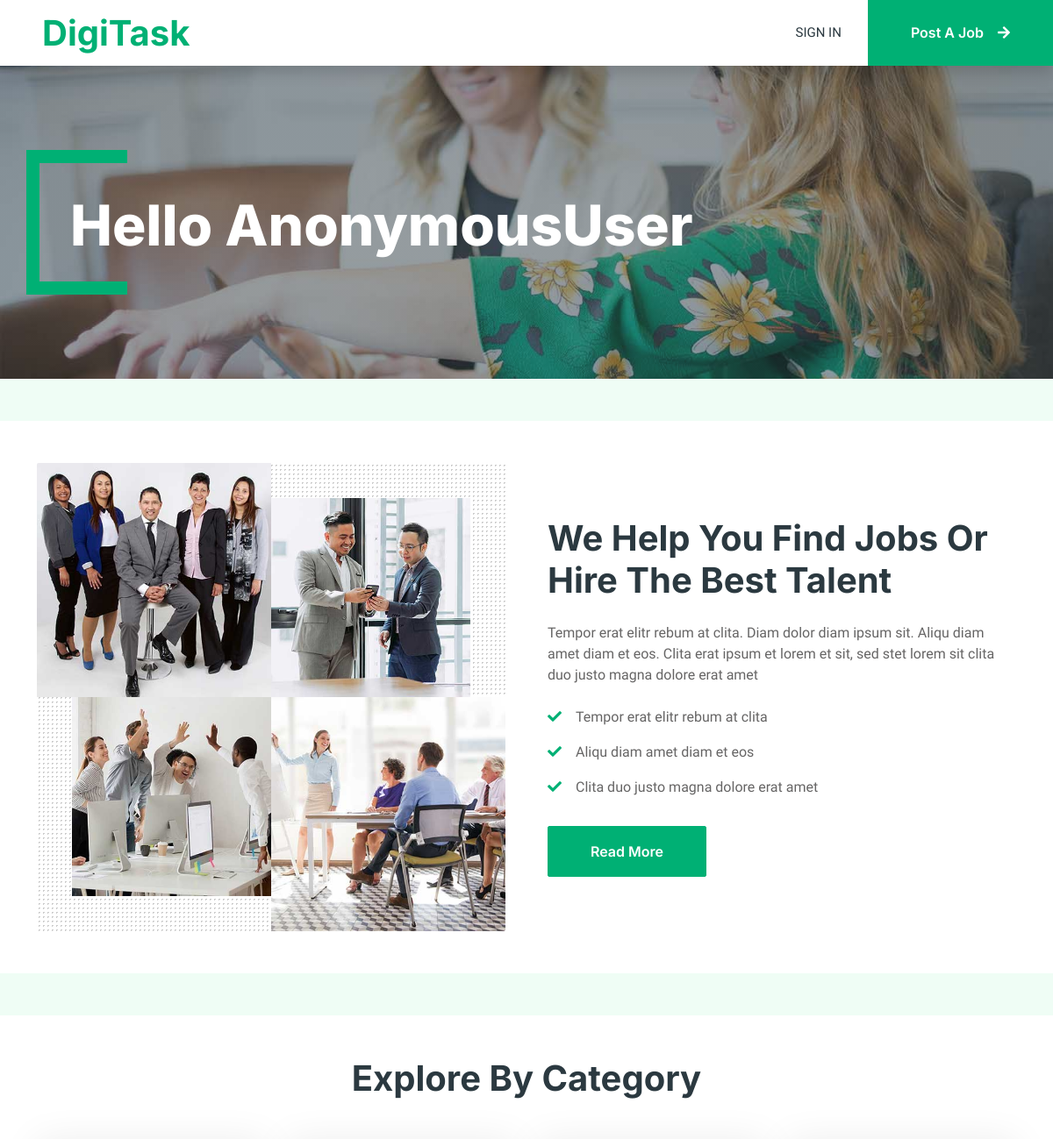
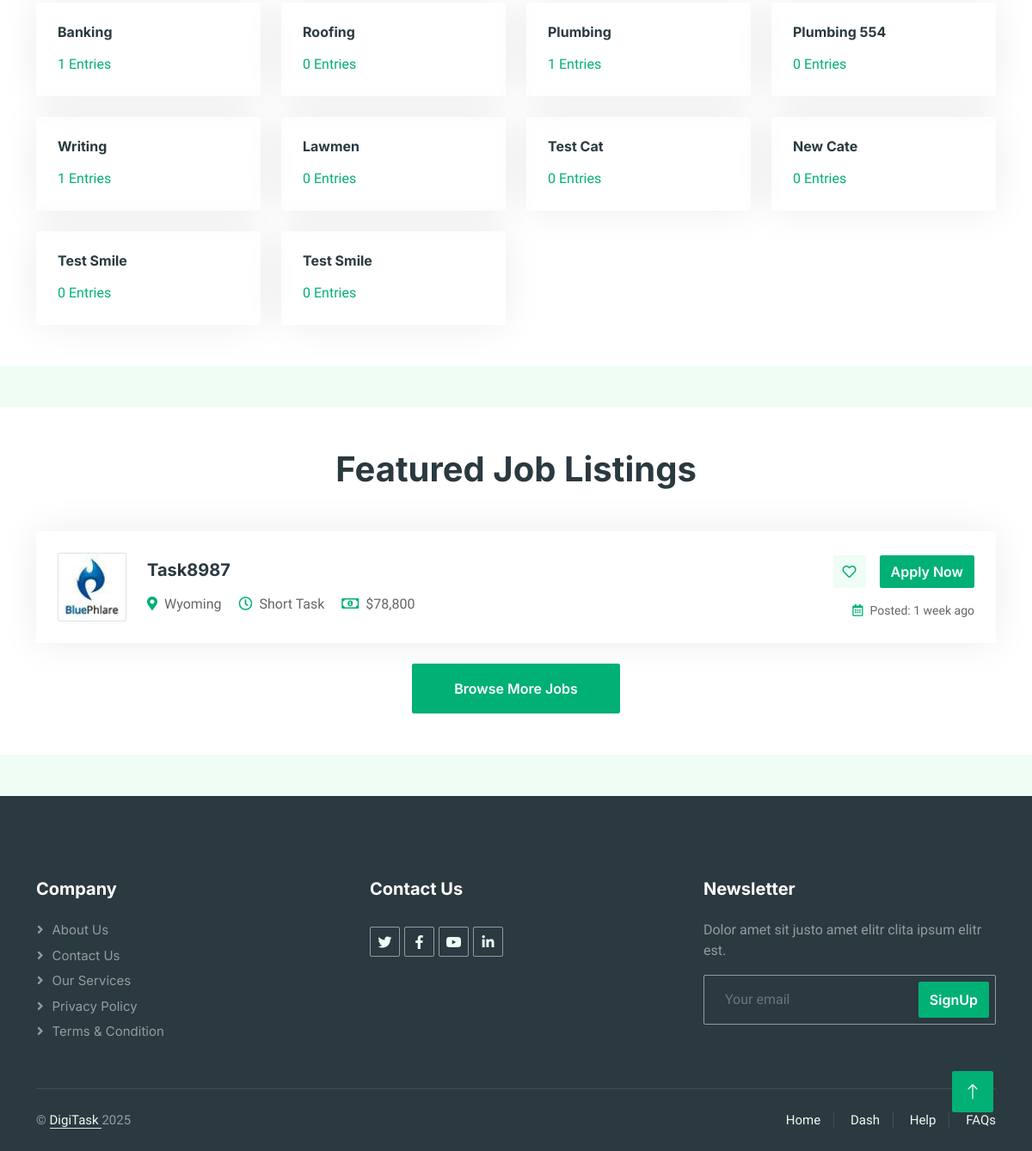
The page / on the database its author committed (2 pictures, top to bottom).
### dash/models.py (models this page shows, shortened)
class Category(models.Model):
    category = models.CharField(max_length=50)
    description = models.TextField(null=True, blank=True)
    create_date = models.DateTimeField(auto_now_add=True)

class Job_Listing(models.Model):
    created_by = models.ForeignKey(User, on_delete=models.CASCADE)
    job = models.CharField(max_length=50)
    category = models.ForeignKey(Category, on_delete=models.CASCADE)
    description = models.CharField(max_length=255)
    location = models.CharField(max_length=50)
    nature = models.ForeignKey(Nature, on_delete=models.SET_NULL, null=True)
    create_date = models.DateTimeField(auto_now_add=True)
    payment = models.IntegerField(null=True, blank=True)
    status = models.CharField(max_length=50, default="pending")
    tasker = models.ForeignKey(User, on_delete=models.CASCADE, null=True, blank=True, related_name="short_tasker")
    featured_status = models.BooleanField(default=False)

class Nature(models.Model):
    name = models.CharField(max_length=50)
    def __str__(self):
        return str(self.name)

### public/views.py (the view)
# urls.py: 2. Add a URL to urlpatterns:  path('', views.home, name='home')
def home(request):
    categories = Category.objects.annotate(
        posted_jobs_count = Count('job_listing', filter=Q(job_listing__status='posted'))
    )
    if request.user.is_authenticated:
        featured_jobs = Job_Listing.objects.exclude(created_by=request.user).filter(featured_status=True)
    else:
        featured_jobs = Job_Listing.objects.filter(featured_status=True)
    context = {'categories': categories, 'featured_jobs': featured_jobs}
    return render(request, 'public_home.html', context)

### templates/public_home.html (shortened to what this page needs)
{% load static %}
{% load humanize %}
<!DOCTYPE html>
<html lang="en">
<head>
    <link href="https://cdnjs.cloudflare.com/ajax/libs/font-awesome/5.10.0/css/all.min.css" rel="stylesheet">
    <link href="https://cdn.jsdelivr.net/npm/bootstrap-icons@1.4.1/font/bootstrap-icons.css" rel="stylesheet">
    <link href="{% static 'public_assets/lib/animate/animate.min.css' %}" rel="stylesheet">
    <link href="{% static 'public_assets/lib/owlcarousel/assets/owl.carousel.min.css' %}" rel="stylesheet">
    <link href="{% static 'public_assets/css/bootstrap.min.css' %}" rel="stylesheet">
    <link href="{% static 'public_assets/css/style.css' %}" rel="stylesheet">
</head>
<body>
    <div class="p-0">
        {% block main %}
        {% include 'public_components/nav.html' %}
        <div class="py-5 bg-dark page-header mb-5">
            <div class="container my-5 pt-5 pb-4">
                <h1 class="display-3 text-white mb-3 animated slideInDown">Hello {{ request.user }}</h1>
            </div>
        </div>
        <div class="container-xxl bg-white py-5  mb-5">
            <div class="container">
                <div class="row g-5 align-items-center">
                    <div class="col-lg-6 wow fadeIn" data-wow-delay="0.1s">
                        <div class="row g-0 about-bg rounded overflow-hidden">
                            <div class="col-6 text-start">
                                <img class="img-fluid w-100" src="{% static 'public_assets/img/about-1.jpg' %}">
                            </div>
                            <div class="col-6 text-start">
                                <img class="img-fluid" src="{% static 'public_assets/img/about-2.jpg' %}" style="width: 85%; margin-top: 15%;">
                            </div>
                            <div class="col-6 text-end">
                                <img class="img-fluid" src="{% static 'public_assets/img/about-3.jpg' %}" style="width: 85%;">
                            </div>
                            <div class="col-6 text-end">
                                <img class="img-fluid w-100" src="{% static 'public_assets/img/about-4.jpg' %}">
                            </div>
                        </div>
                    </div>
                    <div class="col-lg-6 wow fadeIn" data-wow-delay="0.5s">
                        <h1 class="mb-4">We Help You Find Jobs Or Hire The Best Talent</h1>
                        <p class="mb-4">Tempor erat elitr rebum at clita. Diam dolor diam ipsum sit. Aliqu diam amet diam et eos. Clita erat ipsum et lorem et sit, sed stet lorem sit clita duo justo magna dolore erat amet</p>
                        <p><i class="fa fa-check text-primary me-3"></i>Tempor erat elitr rebum at clita</p>
                        <p><i class="fa fa-check text-primary me-3"></i>Aliqu diam amet diam et eos</p>
                        <p><i class="fa fa-check text-primary me-3"></i>Clita duo justo magna dolore erat amet</p>
                        <a class="btn btn-primary py-3 px-5 mt-3" href="">Read More</a>
                    </div>
                </div>
            </div>
        </div>
        <div class="container-xxl py-5 bg-white mb-5">
            <div class="container">
                <h1 class="text-center mb-5 wow fadeInUp" data-wow-delay="0.1s">Explore By Category</h1>
                <div class="row g-4">
                    {% for category in categories %}
                    <div class="col-lg-3 col-sm-6 wow fadeInUp" data-wow-delay="0.7s">
                        <a class="cat-item rounded p-4" href="{% url 'job_listings' %}?q={{ category.category }}">
                            <h6 class="mb-3">{{ category.category|title }}</h6>
                            <p class="mb-0">{{ category.posted_jobs_count }} Entries</p>
                        </a>
                    </div>
                    {% endfor %}
                </div>
            </div>
        </div>
        <div class="container-xxl bg-white py-5  mb-5">
            <div class="container">
                <h1 class="text-center mb-5 wow fadeInUp" data-wow-delay="0.1s">Featured Job Listings</h1>
                <div class="tab-class text-center wow fadeInUp" data-wow-delay="0.3s">
                    <div class="tab-content">
                        <div id="tab-1" class="tab-pane fade show p-0 active">
                            {% for job in featured_jobs %}
                            <div class="job-item p-4 mb-4">
                                <div class="row g-4">
                                    <div class="col-sm-12 col-md-8 d-flex align-items-center">
                                        <img class="flex-shrink-0 img-fluid border rounded" src="{% static 'public_assets/img/com-logo-5.jpg' %}" alt="" style="width: 80px; height: 80px;">
                                        <div class="text-start ps-4">
                                            <h5 class="mb-3">{{ job.job|title }}</h5>
                                            <span class="text-truncate me-3"><i class="fa fa-map-marker-alt text-primary me-2"></i>{{ job.location|title }}</span>
                                            <span class="text-truncate me-3"><i class="far fa-clock text-primary me-2"></i>{{ job.nature }}</span>
                                            <span class="text-truncate me-0"><i class="far fa-money-bill-alt text-primary me-2"></i>${{ job.payment|intcomma }}</span>
                                        </div>
                                    </div>
                                    <div class="col-sm-12 col-md-4 d-flex flex-column align-items-start align-items-md-end justify-content-center">
                                        <div class="d-flex mb-3">
                                            <a class="btn btn-light btn-square me-3" href=""><i class="far fa-heart text-primary"></i></a>
                                            <a class="btn btn-primary" href="{% url 'job_details' job.id %}">Apply Now</a>
                                        </div>
                                        <small class="text-truncate"><i class="far fa-calendar-alt text-primary me-2"></i>Posted: {{ job.create_date|timesince }} ago</small>
                                    </div>
                                </div>
                            </div>
                            {% endfor %}
                            <a class="btn btn-primary py-3 px-5" href="{% url 'job_listings' %}">Browse More Jobs</a>
                        </div>
                    </div>
                </div>
            </div>
        </div>
        {% endblock %}
        <div class="container-fluid bg-dark text-white-50 footer pt-5 mt-5 wow fadeIn" data-wow-delay="0.1s">
            <div class="container py-5">
                <div class="row g-5">
                    <div class="col-lg-4 col-md-6">
                        <h5 class="text-white mb-4">Company</h5>
                        <a class="btn btn-link text-white-50" href="">About Us</a>
                        <a class="btn btn-link text-white-50" href="">Contact Us</a>
                        <a class="btn btn-link text-white-50" href="">Our Services</a>
                        <a class="btn btn-link text-white-50" href="">Privacy Policy</a>
                        <a class="btn btn-link text-white-50" href="">Terms & Condition</a>
                    </div>
                    <div class="col-lg-4 col-md-6">
                        <h5 class="text-white mb-4">Contact Us</h5>
                        <div class="d-flex pt-2">
                            <a class="btn btn-outline-light btn-social" href=""><i class="fab fa-twitter"></i></a>
                            <a class="btn btn-outline-light btn-social" href=""><i class="fab fa-facebook-f"></i></a>
                            <a class="btn btn-outline-light btn-social" href=""><i class="fab fa-youtube"></i></a>
                            <a class="btn btn-outline-light btn-social" href=""><i class="fab fa-linkedin-in"></i></a>
                        </div>
                    </div>
                    <div class="col-lg-4 col-md-6">
                        <h5 class="text-white mb-4">Newsletter</h5>
                        <p>Dolor amet sit justo amet elitr clita ipsum elitr est.</p>
                        <div class="position-relative mx-auto" style="max-width: 400px;">
                            <input class="form-control bg-transparent w-100 py-3 ps-4 pe-5" type="text" placeholder="Your email">
                            <button type="button" class="btn btn-primary py-2 position-absolute top-0 end-0 mt-2 me-2">SignUp</button>
                        </div>
                    </div>
                </div>
            </div>
            <div class="container">
                <div class="copyright">
                    <div class="row">
                        <div class="col-md-6 text-center text-md-start mb-3 mb-md-0">
                            &copy; <a class="border-bottom" href="#"> DigiTask </a> 2025
                        </div>
                        <div class="col-md-6 text-center text-md-end">
                            <div class="footer-menu">
                                <a href="">Home</a>
                                <a href="">Dash</a>
                                <a href="">Help</a>
                                <a href="">FAQs</a>
                            </div>
                        </div>
                    </div>
                </div>
            </div>
        </div>
        <a href="#" class="btn btn-lg btn-primary btn-lg-square back-to-top"><i class="bi bi-arrow-up"></i></a>
    </div>
</body>
</html>

### templates/public_components/nav.html (shortened to what this page needs)
<nav class="navbar navbar-expand-lg bg-white navbar-light shadow sticky-top p-0">
    <a href="" class="navbar-brand d-flex align-items-center text-center py-0 px-4 px-lg-5">
        <h1 class="m-0 text-primary">DigiTask</h1>
    </a>
    <div class="collapse navbar-collapse" id="navbarCollapse">
        <div class="navbar-nav ms-auto p-4 p-lg-0">
            {% if request.user.is_authenticated %}
            <a href="{% url 'dash' %}" class="nav-item nav-link">Dashboard</a>
            <a href="{% url 'sign_out' %}" class="nav-item nav-link">Log Out</a>
            {% else %}
            <a href="{% url 'sign_in' %}" class="nav-item nav-link">Sign In</a>
            {% endif %}
        </div>
        <a href="{% url 'my_posted_listings' %}" class="btn btn-primary rounded-0 py-4 px-lg-5 d-none d-lg-block">Post A Job<i class="fa fa-arrow-right ms-3"></i></a>
    </div>
</nav>

### rows shown on the page
Category: category "Banking", posted_jobs_count "1"
Category: category "Roofing", posted_jobs_count "0"
Category: category "Plumbing", posted_jobs_count "1"
Category: category "Plumbing 554", posted_jobs_count "0"
Category: category "Writing", posted_jobs_count "1"
Category: category "Lawmen", posted_jobs_count "0"
Category: category "Test Cat", posted_jobs_count "0"
Category: category "New Cate", posted_jobs_count "0"
Category: category "Test Smile", posted_jobs_count "0"
Category: category "Test Smile", posted_jobs_count "0"
Job_Listing: job "Task8987", location "Wyoming", nature "Short Task", payment "78,800", create_date "1 week"

### other values the page prints
{{ request.user }} "AnonymousUser"
